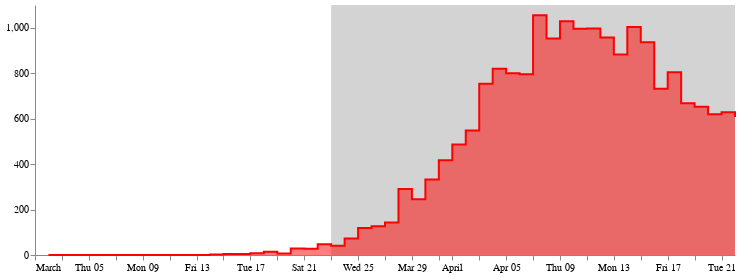

Notebook code for this chart:
### Markdown cell above
This is the important piece of code on how to set up the Rectangle chart

### Code cell
source2 = [{
            "start": "2020-03-23",
            "end": nydf['date'].max(),
            "event": "Stay at Home"
          }]
source2 = alt.pd.DataFrame(source2)

rect = alt.Chart(source2).mark_rect().encode(
    x =  'start:T',
    x2 = 'end:T',
    color=alt.value('lightgray')
)
(rect+chart).configure_view(
    strokeWidth=0
).configure_axis(
    grid=False,
    title=None
)

### Figure 1 — Vega-Lite specification as saved in the notebook (floating-point values rounded to 4 significant figures)
{"config": {"view": {"continuousWidth": 400, "continuousHeight": 300, "strokeWidth": 0}, "axis": {"grid": false, "title": null}}, "layer": [{"data": {"name": "data-995536be27058e0bbc42a4d938bd5408"}, "mark": "rect", "encoding": {"color": {"value": "lightgray"}, "x": {"type": "temporal", "field": "start"}, "x2": {"field": "end"}}}, {"data": {"name": "data-405ef86a305e9a52643ba001b4596b62"}, "mark": {"type": "area", "fill": "red", "fillOpacity": 0.5, "interpolate": "step-after", "line": true}, "encoding": {"color": {"value": "red"}, "x": {"type": "temporal", "field": "date"}, "y": {"type": "quantitative", "field": "deaths_perday"}}, "height": 250, "width": 700}], "$schema": "https://vega.github.io/schema/vega-lite/v4.8.1.json", "datasets": {"data-995536be27058e0bbc42a4d938bd5408": [{"start": "2020-03-23", "end": "2020-04-22", "event": "Stay at Home"}], "data-405ef86a305e9a52643ba001b4596b62": [{"date": "2020-03-01", "state": "New York", "fips": 36, "cases": 1, "deaths": 0, "deaths_perday": null}, {"date": "2020-03-02", "state": "New York", "fips": 36, "cases": 1, "deaths": 0, "deaths_perday": 0.0}, {"date": "2020-03-03", "state": "New York", "fips": 36, "cases": 2, "deaths": 0, "deaths_perday": 0.0}, {"date": "2020-03-04", "state": "New York", "fips": 36, "cases": 11, "deaths": 0, "deaths_perday": 0.0}, {"date": "2020-03-05", "state": "New York", "fips": 36, "cases": 22, "deaths": 0, "deaths_perday": 0.0}, {"date": "2020-03-06", "state": "New York", "fips": 36, "cases": 44, "deaths": 0, "deaths_perday": 0.0}, {"date": "2020-03-07", "state": "New York", "fips": 36, "cases": 89, "deaths": 0, "deaths_perday": 0.0}, {"date": "2020-03-08", "state": "New York", "fips": 36, "cases": 106, "deaths": 0, "deaths_perday": 0.0}, {"date": "2020-03-09", "state": "New York", "fips": 36, "cases": 142, "deaths": 0, "deaths_perday": 0.0}, {"date": "2020-03-10", "state": "New York", "fips": 36, "cases": 173, "deaths": 0, "deaths_perday": 0.0}, {"date": "2020-03-11", "state": "New York", "fips": 36, "cases": 217, "deaths": 0, "deaths_perday": 0.0}, {"date": "2020-03-12", "state": "New York", "fips": 36, "cases": 326, "deaths": 0, "deaths_perday": 0.0}, {"date": "2020-03-13", "state": "New York", "fips": 36, "cases": 421, "deaths": 0, "deaths_perday": 0.0}, {"date": "2020-03-14", "state": "New York", "fips": 36, "cases": 610, "deaths": 2, "deaths_perday": 2.0}, {"date": "2020-03-15", "state": "New York", "fips": 36, "cases": 732, "deaths": 6, "deaths_perday": 4.0}, {"date": "2020-03-16", "state": "New York", "fips": 36, "cases": 950, "deaths": 10, "deaths_perday": 4.0}, {"date": "2020-03-17", "state": "New York", "fips": 36, "cases": 1375, "deaths": 18, "deaths_perday": 8.0}, {"date": "2020-03-18", "state": "New York", "fips": 36, "cases": 2387, "deaths": 32, "deaths_perday": 14.0}, {"date": "2020-03-19", "state": "New York", "fips": 36, "cases": 4161, "deaths": 39, "deaths_perday": 7.0}, {"date": "2020-03-20", "state": "New York", "fips": 36, "cases": 7113, "deaths": 68, "deaths_perday": 29.0}, {"date": "2020-03-21", "state": "New York", "fips": 36, "cases": 10371, "deaths": 95, "deaths_perday": 27.0}, {"date": "2020-03-22", "state": "New York", "fips": 36, "cases": 15188, "deaths": 142, "deaths_perday": 47.0}, {"date": "2020-03-23", "state": "New York", "fips": 36, "cases": 20899, "deaths": 183, "deaths_perday": 41.0}, {"date": "2020-03-24", "state": "New York", "fips": 36, "cases": 25703, "deaths": 256, "deaths_perday": 73.0}, {"date": "2020-03-25", "state": "New York", "fips": 36, "cases": 33116, "deaths": 375, "deaths_perday": 119.0}, {"date": "2020-03-26", "state": "New York", "fips": 36, "cases": 39057, "deaths": 502, "deaths_perday": 127.0}, {"date": "2020-03-27", "state": "New York", "fips": 36, "cases": 44745, "deaths": 645, "deaths_perday": 143.0}, {"date": "2020-03-28", "state": "New York", "fips": 36, "cases": 53516, "deaths": 935, "deaths_perday": 290.0}, {"date": "2020-03-29", "state": "New York", "fips": 36, "cases": 59783, "deaths": 1180, "deaths_perday": 245.0}, {"date": "2020-03-30", "state": "New York", "fips": 36, "cases": 67462, "deaths": 1512, "deaths_perday": 332.0}, {"date": "2020-03-31", "state": "New York", "fips": 36, "cases": 76211, "deaths": 1929, "deaths_perday": 417.0}, {"date": "2020-04-01", "state": "New York", "fips": 36, "cases": 84363, "deaths": 2415, "deaths_perday": 486.0}, {"date": "2020-04-02", "state": "New York", "fips": 36, "cases": 92971, "deaths": 2963, "deaths_perday": 548.0}, {"date": "2020-04-03", "state": "New York", "fips": 36, "cases": 103651, "deaths": 3716, "deaths_perday": 753.0}, {"date": "2020-04-04", "state": "New York", "fips": 36, "cases": 115963, "deaths": 4535, "deaths_perday": 819.0}, {"date": "2020-04-05", "state": "New York", "fips": 36, "cases": 124085, "deaths": 5335, "deaths_perday": 800.0}, {"date": "2020-04-06", "state": "New York", "fips": 36, "cases": 132061, "deaths": 6130, "deaths_perday": 795.0}, {"date": "2020-04-07", "state": "New York", "fips": 36, "cases": 141703, "deaths": 7185, "deaths_perday": 1055.0}, {"date": "2020-04-08", "state": "New York", "fips": 36, "cases": 151271, "deaths": 8138, "deaths_perday": 953.0}, {"date": "2020-04-09", "state": "New York", "fips": 36, "cases": 162036, "deaths": 9166, "deaths_perday": 1028.0}, {"date": "2020-04-10", "state": "New York", "fips": 36, "cases": 172830, "deaths": 10162, "deaths_perday": 996.0}, {"date": "2020-04-11", "state": "New York", "fips": 36, "cases": 182990, "deaths": 11159, "deaths_perday": 997.0}, {"date": "2020-04-12", "state": "New York", "fips": 36, "cases": 191425, "deaths": 12116, "deaths_perday": 957.0}, {"date": "2020-04-13", "state": "New York", "fips": 36, "cases": 197973, "deaths": 12998, "deaths_perday": 882.0}, {"date": "2020-04-14", "state": "New York", "fips": 36, "cases": 205375, "deaths": 14001, "deaths_perday": 1003.0}, {"date": "2020-04-15", "state": "New York", "fips": 36, "cases": 217130, "deaths": 14937, "deaths_perday": 936.0}, {"date": "2020-04-16", "state": "New York", "fips": 36, "cases": 225761, "deaths": 15669, "deaths_perday": 732.0}, {"date": "2020-04-17", "state": "New York", "fips": 36, "cases": 233293, "deaths": 16473, "deaths_perday": 804.0}, {"date": "2020-04-18", "state": "New York", "fips": 36, "cases": 240542, "deaths": 17141, "deaths_perday": 668.0}, {"date": "2020-04-19", "state": "New York", "fips": 36, "cases": 246741, "deaths": 17793, "deaths_perday": 652.0}, {"date": "2020-04-20", "state": "New York", "fips": 36, "cases": 251608, "deaths": 18412, "deaths_perday": 619.0}, {"date": "2020-04-21", "state": "New York", "fips": 36, "cases": 255932, "deaths": 19040, "deaths_perday": 628.0}, {"date": "2020-04-22", "state": "New York", "fips": 36, "cases": 261591, "deaths": 19647, "deaths_perday": 607.0}]}}
